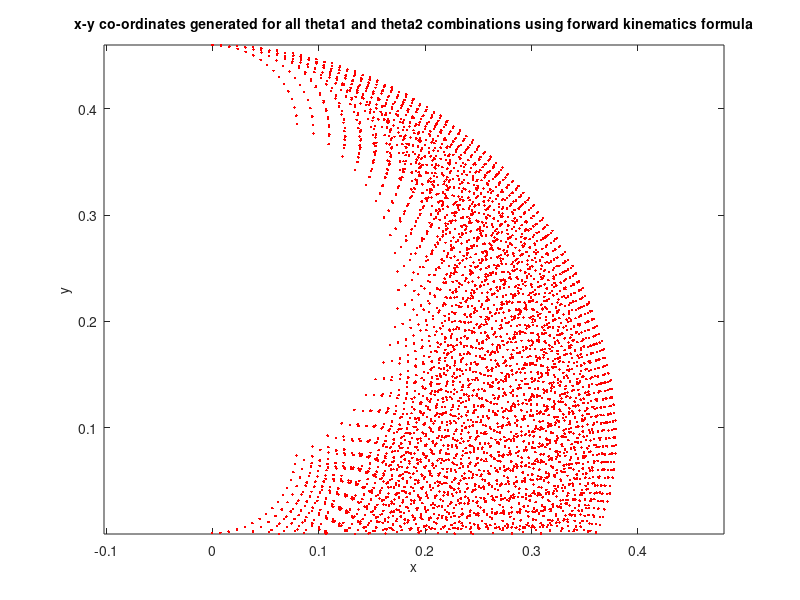

MATLAB code for this plot: (Note: this script raises an error after producing the figure.)

clear all;
close all;
load('./data/new_parameter.mat');
L = [0.08,0.15,0.15,0.08];
theta1 = 0:0.1:pi/2;
theta2 = 0:0.1:130/180*pi;
theta3 = 0:0.1:pi/2;

[THETA1, THETA2, THETA3] = meshgrid(theta1, theta2, theta3);

X = L(2) * cos(pi/2 - THETA1) + L(3) * cos(pi/2 - THETA1 - THETA2) + L(4) * cos(pi/2 - THETA1 - THETA2 - THETA3);
Y = L(1) + L(2)* sin(pi/2 - THETA1) + L(3) * sin(pi/2 - THETA1 - THETA2) + L(4) * sin(pi/2 - THETA1 - THETA2 - THETA3);
PHI = pi - THETA1 - THETA2 - THETA3;

[m n l] = size(X);
long = m*n*l;

X = reshape(X,[long,1]);
Y = reshape(Y,[long,1]);
PHI = reshape(PHI,[long,1]);
THETA1 = reshape(THETA1,[long,1]);
THETA2 = reshape(THETA2,[long,1]);
THETA3 = reshape(THETA3,[long,1]);

i = 1;
while i <= long
    if Y(i)<0
        X(i) = [];Y(i) = [];PHI(i) = [];THETA1(i) = [];THETA2(i) = [];THETA3(i) = [];
        i = i-1;
        long = long-1;
    end
    i = i+1;
end

data1 = [X(:) Y(:) PHI(:) THETA1(:)];
data2 = [X(:) Y(:) PHI(:) THETA2(:)];
data3 = [X(:) Y(:) PHI(:) THETA3(:)];


plot(X(:), Y(:), 'r.');hold on
axis equal;
xlabel('x', 'FontSize', 10);
ylabel('y', 'FontSize', 10);

title('x-y co-ordinates generated for all theta1 and theta2 combinations using forward kinematics formula', 'FontSize', 10);

addpath('./function');

fixed_point.x = 0;
fixed_point.y = 0;
fixed_point.rotation = 0;
fixed_point.is_switch = false;


theta = [90 90 90 -90 90 90 90]; 
ax = gca;
ax.XLim = [-0.5 0.5];
ax.YLim = [0 0.5];
ax.XTick = [-0.5:0.1:0.5];
ax.YTick = [0:0.1:0.5];
ax.NextPlot = 'Add';
grid on;
inchworm = inchworm_model(deg2rad(theta), fixed_point);
for part = [inchworm.head, inchworm.tail, inchworm.joint]
    plot(part.x, part.y, 'bo-', 'LineWidth', 4, 'MarkerSize', 10, ... 
                'MarkerFaceColor', 'Yellow');
end
axis equal


% disp('train first ... ');
% anfis1 = anfis(data1, 6, [20 0 0.01 0.9 1.1], [1,1,1,1]);
% disp('train second ... ');
% anfis2 = anfis(data2, 6, [20 0 0.01 0.9 1.1], [1,1,1,1]);
% disp('train third ... ');
% anfis3 = anfis(data3, 6, [20 0 0.01 0.9 1.1], [1,1,1,1]);

load('anfis1.mat');
load('anfis2.mat');
load('anfis3.mat');

th1 = 0:0.2:pi/4;
th2 = 0:0.2:pi/2;
th3 = 0:0.2:pi/4;
 
[THETA1D THETA2D THETA3D] = meshgrid(th1,th2,th3);

x = L(2) * cos(pi/2 - THETA1D) + L(3) * cos(pi/2 - THETA1D - THETA2D) + L(4) * cos(pi/2 - THETA1D - THETA2D - THETA3D);
y = L(1) + L(2)* sin(pi/2 - THETA1D) + L(3) * sin(pi/2 - THETA1D - THETA2D) + L(4) * sin(pi/2 - THETA1D - THETA2D - THETA3D);
phi = pi - THETA1D - THETA2D - THETA3D;


% P means predicted by ANFIS
XYP = [x(:) y(:) phi(:)];
THETA1P = evalfis(XYP, anfis1);
THETA2P = evalfis(XYP, anfis2);
THETA3P = evalfis(XYP, anfis3);

% diff means the error between D and P
theta1diff = (THETA1D(:) - THETA1P)./THETA1D(:);
theta2diff = (THETA2D(:) - THETA2P)./THETA2D(:);
theta3diff = (THETA3D(:) - THETA3P)./THETA3D(:);

figure;
subplot(3, 1, 1);
plot(theta1diff);
ylabel('THETA1D - THETA1P', 'fontsize', 10);
title('Deduced theta1 - Predicted theta1', 'fontsize', 10);

subplot(3, 1, 2);
plot(theta2diff);
ylabel('THETA2D - THETA2P', 'fontsize', 10);
title('Deduced theta2 - Predicted theta2', 'fontsize', 10);

subplot(3, 1, 3);
plot(theta3diff);
ylabel('THETA3D - THETA3P', 'fontsize', 10);
title('Deduced theta3 - Predicted theta3', 'fontsize', 10);

save ANFIS_trained anfis1 anfis2 anfis3
%}